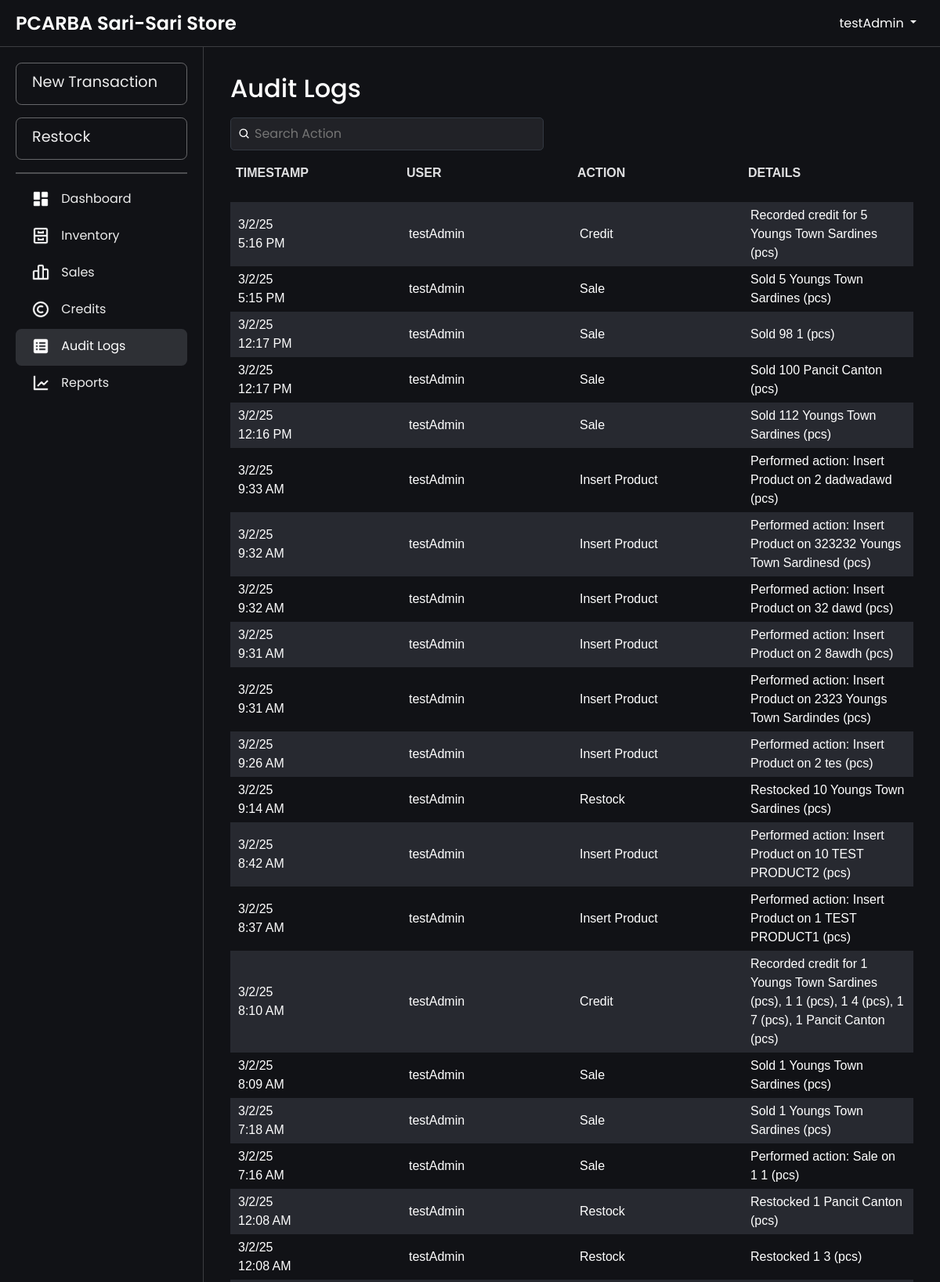
The page /audit_logs.php (signed in, upper part) on the database its author committed.
### tables this page shows
CREATE TABLE `audit_logs` (
  `logId` int(11) NOT NULL AUTO_INCREMENT,
  `action` varchar(50) NOT NULL COMMENT 'Type of action (e.g., Add Product, Restock, Sale, etc.)',
  `details` text DEFAULT NULL COMMENT 'Details of the action (e.g., JSON or descriptive text)',
  `userId` int(11) NOT NULL COMMENT 'User who performed the action',
  `timestamp` timestamp NOT NULL DEFAULT current_timestamp() COMMENT 'Time of the action',
  PRIMARY KEY (`logId`),
  KEY `users_audit_logs` (`userId`),
  CONSTRAINT `users_audit_logs` FOREIGN KEY (`userId`) REFERENCES `users` (`userId`) ON DELETE CASCADE
);

CREATE TABLE `users` (
  `userId` int(11) NOT NULL AUTO_INCREMENT,
  `username` varchar(50) NOT NULL,
  `password` varchar(255) NOT NULL,
  `login_count` int(11) DEFAULT 0,
  PRIMARY KEY (`userId`),
  UNIQUE KEY `username` (`username`)
);

### htdocs/audit_logs.php (the view, shortened to what this page needs)
<?php
include 'db.php';
$query = "SELECT a.logId, a.action, a.details, a.timestamp, u.username
          FROM audit_logs a
          JOIN users u ON a.userId = u.userId
          ORDER BY a.timestamp DESC";
$result = $conn->query($query);
$logs = $result->fetch_all(MYSQLI_ASSOC);
?>
<!DOCTYPE html>
<html lang="en">
<head>
    <link rel="stylesheet" href="css/bootstrap.min.css">
    <link rel="stylesheet" href="css/layer1.css">
</head>
<body>
    <?php include 'navbar.php'; ?>
    <div class="main-content fade-in">
        <div class="container">
            <div class="header-container">
                <h2>Audit Logs</h2>
                <div class="search-container">
                    <div class="search-wrapper">
                        <img src="images/search-icon.png" alt="Search" class="search-icon">
                        <input type="text" id="searchBar" placeholder="Search Action" onkeyup="filterLogs(); toggleClearIcon();">
                    </div>
                </div>
            </div>
            <div class="table-wrapper">
                <table id="logsTable" width="100%">
                    <thead>
                        <tr align="left">
                            <th>Timestamp</th>
                            <th>User</th>
                            <th>Action</th>
                            <th>Details</th>
                        </tr>
                    </thead>
                    <tbody>
                        <?php if (empty($logs)) { ?>
                            <tr>
                                <td colspan="4" style="text-align: center;">No logs found.</td>
                            </tr>
                        <?php } else { ?>
                            <?php foreach ($logs as $log) {
                                $date = !empty($log['timestamp'])
                                    ? date("n/j/y", strtotime($log['timestamp'])) . "<br>" . date("g:i A", strtotime($log['timestamp']))
                                    : 'N/A';
                            ?>
                                <tr>
                                    <td><?php echo $date; ?></td>
                                    <td><?php echo htmlspecialchars($log['username']); ?></td>
                                    <td><?php echo htmlspecialchars($log['action']); ?></td>
                                    <td><?php echo htmlspecialchars($log['details']); ?></td>
                                </tr>
                            <?php } ?>
                        <?php } ?>
                    </tbody>
                </table>
            </div>
        </div>
    </div>
</body>
</html>

### htdocs/css/layer1.css (style rules this page uses)
.fade-in { animation: fadeInAnimation ease .1s; -webkit-animation: fadeInAnimation ease 1s; -moz-animation: fadeInAnimation ease 1s; -o-animation: fadeInAnimation ease 1s; -ms-animation: fadeInAnimation ease 1s; }
body { background-color: rgb(17, 18, 22); font-family: "Poppins", serif; color: white; }

### htdocs/audit_logs.php (style rules this page uses)
.search-container { margin-top: 10px; display: flex; justify-content: space-between; align-items: center; gap: 10px; position: relative; width: 100%; }
.header-container { display: flex; align-items: center; flex-wrap: wrap; flex-direction: row; justify-content: space-between; position: relative; padding: 10px; }
.search-wrapper { display: flex; align-items: center; position: relative; width: 100%; max-width: 400px; }
.search-wrapper .search-icon { position: absolute; left: 10px; width: 16px; height: 16px; }
.search-wrapper input { padding: 8px 8px 8px 30px; width: 100%; border-radius: 5px; border: 1px solid #333942; background-color: rgba(33, 34, 39, 255); color: #f7f7f8; }
.table-wrapper { overflow-x: auto; }
.table-wrapper { scroll-behavior: smooth; height: 70vh; overflow-y: auto; position: relative; padding: 10px; padding-top: 0; }
table { font-family: Arial, Helvetica, sans-serif; width: 100%; border-collapse: separate; border-spacing: 0 10px; table-layout: fixed; }
table thead { position: sticky; top: 0; z-index: 10; background-color: #1f1f1f; }
table tbody tr:nth-child(odd) { background-color: #272930; }
table tbody tr:nth-child(even) { background-color: rgb(17, 18, 22); }
table th { padding: 7px; background-color: rgb(17, 18, 22); color: rgba(247, 247, 248, 0.9); font-weight: bold; text-transform: uppercase; font-size: 1rem; box-shadow: 0 4px 8px rgba(0, 0, 0, 0.83); padding-bottom: 25px; }
table td { padding: 5px 10px; font-size: 1rem; margin: 0 5px; }
table tr { background-color: transparent; }

### htdocs/navbar.php (style rules this page uses)
html, body { margin: 0; padding: 0; width: 100%; height: 100%; overflow-x: hidden; }
body { display: grid; grid-template-rows: 60px 1fr; grid-template-columns: 260px 1fr; height: 100vh; overflow: hidden; margin: 0; }
.main-content { grid-row: 2 / -1; grid-column: 2 / -1; padding: 24px 24px; overflow-y: auto; transition: margin-left 0.3s; margin: 0; }
.container { width: 100%; padding: 0; margin: 0 auto; }

### rows shown on the page
audit_logs: timestamp "3/2/25", timestamp "5:16 PM", userId.username "testAdmin", action "Credit", details "Recorded credit for 5 Youngs Town Sardines (pcs)"
audit_logs: timestamp "3/2/25", timestamp "5:15 PM", userId.username "testAdmin", action "Sale", details "Sold 5 Youngs Town Sardines (pcs)"
audit_logs: timestamp "3/2/25", timestamp "12:17 PM", userId.username "testAdmin", action "Sale", details "Sold 98 1 (pcs)"
audit_logs: timestamp "3/2/25", timestamp "12:17 PM", userId.username "testAdmin", action "Sale", details "Sold 100 Pancit Canton (pcs)"
audit_logs: timestamp "3/2/25", timestamp "12:16 PM", userId.username "testAdmin", action "Sale", details "Sold 112 Youngs Town Sardines (pcs)"
audit_logs: timestamp "3/2/25", timestamp "9:33 AM", userId.username "testAdmin", action "Insert Product", details "Performed action: Insert Product on 2 dadwadawd (pcs)"
audit_logs: timestamp "3/2/25", timestamp "9:32 AM", userId.username "testAdmin", action "Insert Product", details "Performed action: Insert Product on 323232 Youngs Town Sardinesd (pcs)"
audit_logs: timestamp "3/2/25", timestamp "9:32 AM", userId.username "testAdmin", action "Insert Product", details "Performed action: Insert Product on 32 dawd (pcs)"
audit_logs: timestamp "3/2/25", timestamp "9:31 AM", userId.username "testAdmin", action "Insert Product", details "Performed action: Insert Product on 2 8awdh (pcs)"
audit_logs: timestamp "3/2/25", timestamp "9:31 AM", userId.username "testAdmin", action "Insert Product", details "Performed action: Insert Product on 2323 Youngs Town Sardindes (pcs)"
audit_logs: timestamp "3/2/25", timestamp "9:26 AM", userId.username "testAdmin", action "Insert Product", details "Performed action: Insert Product on 2 tes (pcs)"
audit_logs: timestamp "3/2/25", timestamp "9:14 AM", userId.username "testAdmin", action "Restock", details "Restocked 10 Youngs Town Sardines (pcs)"
audit_logs: timestamp "3/2/25", timestamp "8:42 AM", userId.username "testAdmin", action "Insert Product", details "Performed action: Insert Product on 10 TEST PRODUCT2 (pcs)"
audit_logs: timestamp "3/2/25", timestamp "8:37 AM", userId.username "testAdmin", action "Insert Product", details "Performed action: Insert Product on 1 TEST PRODUCT1 (pcs)"
audit_logs: timestamp "3/2/25", timestamp "8:10 AM", userId.username "testAdmin", action "Credit", details "Recorded credit for 1 Youngs Town Sardines (pcs), 1 1 (pcs), 1 4 (pcs), 1 7 (pcs), 1 Pancit Canton (pcs)"
audit_logs: timestamp "3/2/25", timestamp "8:09 AM", userId.username "testAdmin", action "Sale", details "Sold 1 Youngs Town Sardines (pcs)"
audit_logs: timestamp "3/2/25", timestamp "7:18 AM", userId.username "testAdmin", action "Sale", details "Sold 1 Youngs Town Sardines (pcs)"
audit_logs: timestamp "3/2/25", timestamp "7:16 AM", userId.username "testAdmin", action "Sale", details "Performed action: Sale on 1 1 (pcs)"
audit_logs: timestamp "3/2/25", timestamp "12:08 AM", userId.username "testAdmin", action "Restock", details "Restocked 1 Pancit Canton (pcs)"
audit_logs: timestamp "3/2/25", timestamp "12:08 AM", userId.username "testAdmin", action "Restock", details "Restocked 1 3 (pcs)"

### other values the page prints
$_SESSION['username'] "testAdmin"
